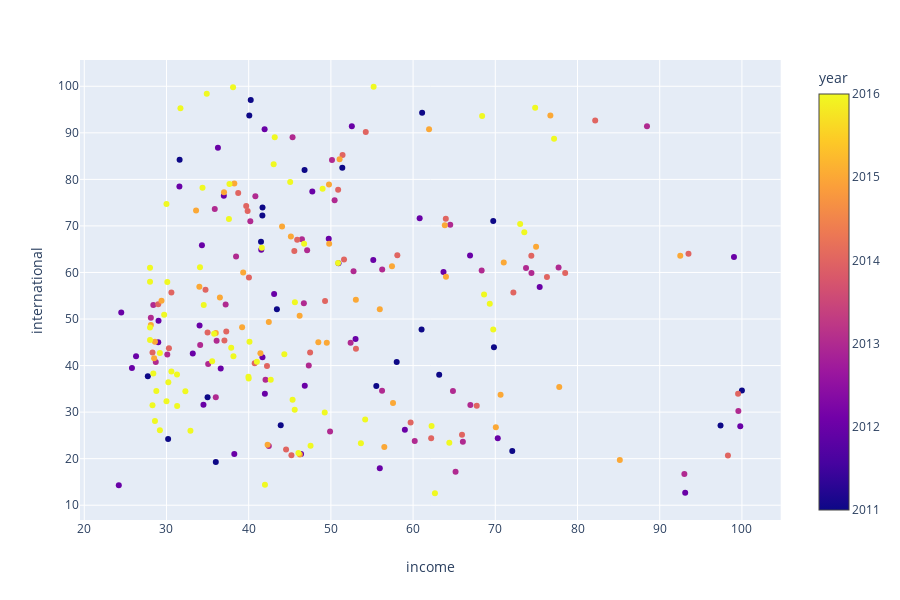

Notebook code cell kept with this figure:
### Code cell
import plotly.express as px
#df = px.data.iris()
fig = px.scatter(df2, x="income", y="international", color="year")
fig.show()

### Figure 1 — Plotly figure (JSON) as saved in the notebook; plotly's stock layout.template omitted (floating-point values rounded to 4 significant figures; data arrays with more than 128 entries replaced by an {"elided": "..."} marker saying what was removed)
{"data": [{"hoverlabel": {"namelength": 0}, "hovertemplate": "income=%{x}<br>international=%{y}<br>year=%{marker.color}", "legendgroup": "", "marker": {"color": {"elided": "247 int values"}, "coloraxis": "coloraxis", "symbol": "circle"}, "mode": "markers", "name": "", "showlegend": false, "type": "scatter", "x": {"elided": "247 float values"}, "xaxis": "x", "y": {"elided": "247 float values"}, "yaxis": "y"}], "layout": {"coloraxis": {"colorbar": {"title": {"text": "year"}}, "colorscale": [[0, "#0d0887"], [0.1111, "#46039f"], [0.2222, "#7201a8"], [0.3333, "#9c179e"], [0.4444, "#bd3786"], [0.5556, "#d8576b"], [0.6667, "#ed7953"], [0.7778, "#fb9f3a"], [0.8889, "#fdca26"], [1, "#f0f921"]]}, "height": 600, "legend": {"tracegroupgap": 0}, "margin": {"t": 60}, "xaxis": {"anchor": "y", "domain": [0, 0.98], "title": {"text": "income"}}, "yaxis": {"anchor": "x", "domain": [0, 1], "title": {"text": "international"}}}}
